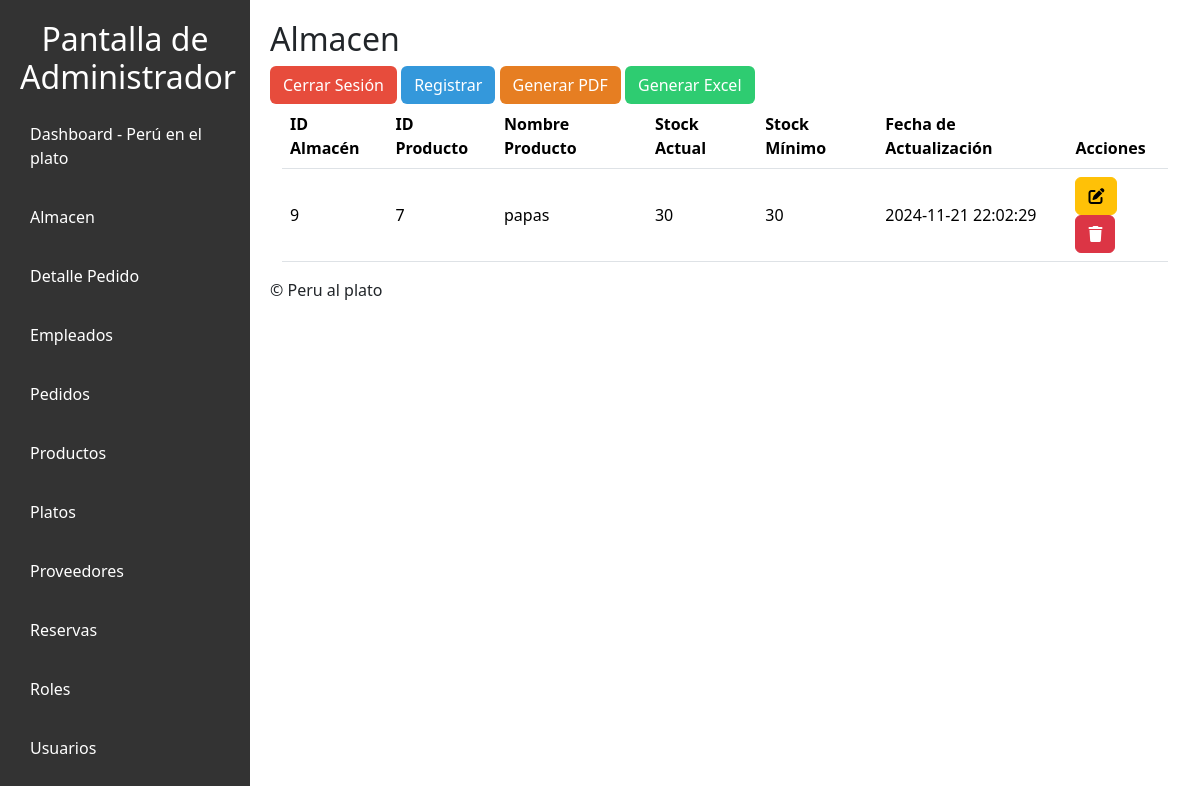
Page /vista/almacen.php on the earlier database version.
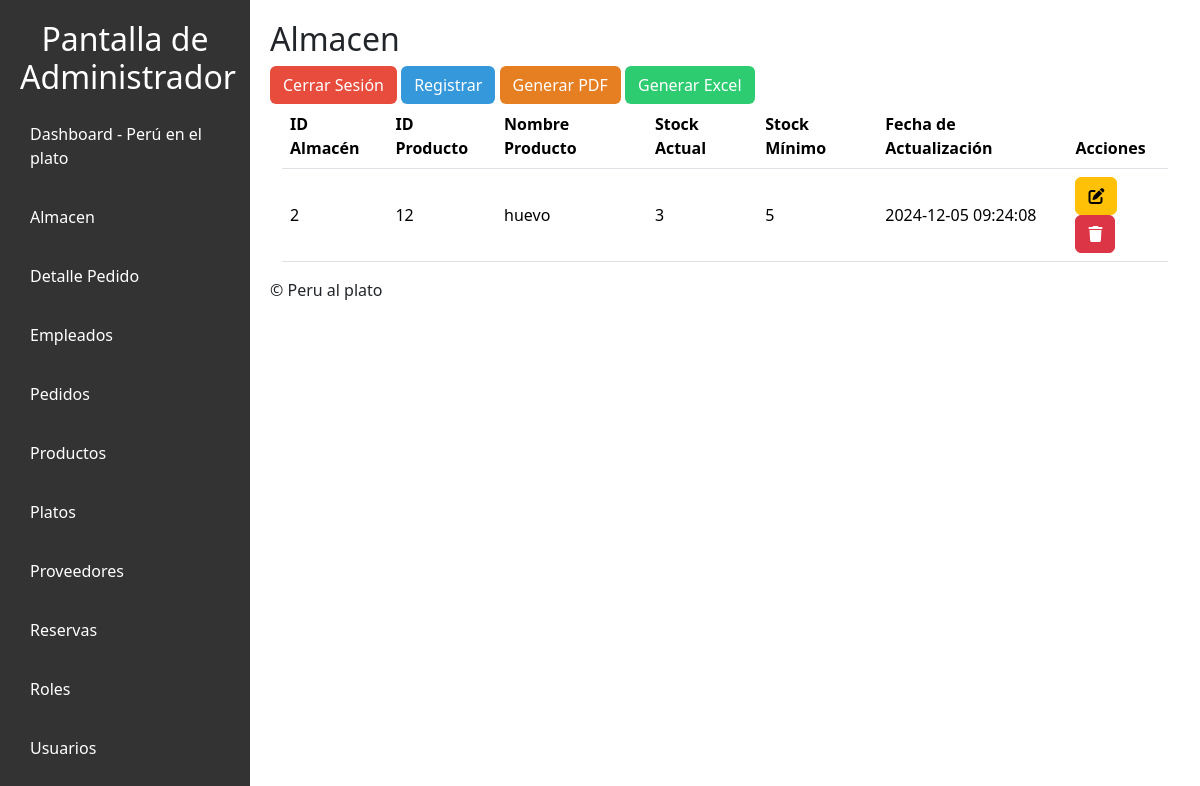
Same page on the later database version.
### tables this page shows
CREATE TABLE `almacen` (
  `id_almacen` int(11) NOT NULL,
  `id_producto` int(11) DEFAULT NULL,
  `stock_actual` int(11) NOT NULL,
  `stock_minimo` int(11) NOT NULL,
  `fecha_actualizacion` timestamp NOT NULL DEFAULT current_timestamp()
);

CREATE TABLE `productos` (
  `id_producto` int(11) NOT NULL,
  `nombre` varchar(255) NOT NULL,
  `descripcion` varchar(300) DEFAULT NULL,
  `costo` decimal(10,2) NOT NULL,
  `estado` tinyint(1) DEFAULT 1,
  `id_proveedor` int(11) DEFAULT NULL
);

### MODELO/almacen.php (called while the page is built, shortened)
<?php
class Almacen {
    private $conexion;
    public function __construct($conexion) {
        $this->conexion = $conexion;
    }
    public function obtenerInventario() {
        $sql = "SELECT a.*, p.nombre AS nombre_producto
                FROM almacen a
                JOIN productos p ON a.id_producto = p.id_producto";
        $resultado = $this->conexion->query($sql);
        return $resultado;
    }
}
?>

### vista/almacen.php (the view, shortened to what this page needs)
<?php
require_once "../config/conexion.php";
require_once "../modelo/almacen.php";
$almacenModelo = new Almacen($conexion);
$inventario = $almacenModelo->obtenerInventario();
?>
<!DOCTYPE html>
<html lang="en">
<head>
    <link rel="stylesheet" href="../public/styles/admi.css">
    <link rel="stylesheet" href="../public/styles/tablas.css">
    <link href="https://cdn.jsdelivr.net/npm/bootstrap@5.3.3/dist/css/bootstrap.min.css" rel="stylesheet">
</head>
<body>
    <nav class="sidebar">
        <h2>Pantalla de Administrador</h2>
        <ul>
            <li><a href="../vista/admin_dashboard.php">Dashboard - Perú en el plato</a></li>
            <li><a href="">Almacen</a></li>
            <li><a href="../vista/detalle_pedido.php">Detalle Pedido</a></li>
            <li><a href="../vista/empleados.php">Empleados</a></li>
            <li><a href="../vista/pedidos.php">Pedidos</a></li>
            <li><a href="../vista/productos.php">Productos</a></li>
            <li><a href="../vista/platos.php">Platos</a></li>
            <li><a href="../vista/proveedores.php">Proveedores</a></li>
            <li><a href="../vista/reservas.php">Reservas</a></li>
            <li><a href="../vista/roles.php">Roles</a></li>
            <li><a href="../vista/usuario.php">Usuarios</a></li>
        </ul>
    </nav>
    <div class="main-content">
        <h2>Almacen</h2>
        <a href="../controlador/logout.php" class="btn" style="background-color: #e74c3c; color: white;">Cerrar Sesión</a>
        <button type="button" class="btn" style="background-color: #3498db; color: white;" data-bs-toggle="modal" data-bs-target="#registroModal">Registrar</button>
        <button type="button" class="btn" style="background-color: #e67e22; color: white;" onclick="location.href='../controlador/CRUDalmacen.php?accion=generar_pdf'">Generar PDF</button>
        <button type="button" class="btn" style="background-color: #2ecc71; color: white;" onclick="location.href='../controlador/CRUDalmacen.php?accion=generar_excel'">Generar Excel</button>
        <div class="container-fluid">
            <table class="table">
                <thead class="bg-info">
                    <tr>
                        <th scope="col">ID Almacén</th>
                        <th scope="col">ID Producto</th>
                        <th scope="col">Nombre Producto</th>
                        <th scope="col">Stock Actual</th>
                        <th scope="col">Stock Mínimo</th>
                        <th scope="col">Fecha de Actualización</th>
                        <th scope="col">Acciones</th>
                    </tr>
                </thead>
                <tbody>
                    <?php
                    if ($inventario && $inventario->num_rows > 0):
                        while ($item = $inventario->fetch_object()):
                    ?>
                            <tr>
                                <td><?= $item->id_almacen ?></td>
                                <td><?= $item->id_producto ?></td>
                                <td><?= $item->nombre_producto ?></td>
                                <td><?= $item->stock_actual ?></td>
                                <td><?= $item->stock_minimo ?></td>
                                <td><?= $item->fecha_actualizacion ?></td>
                                <td>
                                    <a href="#" onclick="abrirModalModificar('<?= $item->id_almacen ?>', '<?= $item->id_producto ?>', '<?= $item->nombre_producto ?>', '<?= $item->stock_actual ?>', '<?= $item->stock_minimo ?>')" class="btn btn-small btn-warning">
                                        <i class="fa-solid fa-pen-to-square"></i>
                                    </a>
                                    <a onclick="return eliminarProductoDeAlmacen()" href="../controlador/CRUDalmacen.php?accion=eliminar&id=<?= $item->id_almacen ?>" class="btn btn-small btn-danger">
                                        <i class="fa-solid fa-trash"></i>
                                    </a>
                                </td>
                            </tr>
                        <?php
                        endwhile;
                    endif;
                    ?>
                </tbody>
            </table>
        </div>
        <footer>
        <p>&copy; Peru al plato</p>
    </footer>
    </div>
</body>
</html>

Differences in the rows shown:
removed almacen: id_almacen "9", id_producto "7", id_producto.nombre "papas", stock_actual "30", stock_minimo "30", fecha_actualizacion "2024-11-21 22:02:29"
added almacen: id_almacen "2", id_producto "12", id_producto.nombre "huevo", stock_actual "3", stock_minimo "5", fecha_actualizacion "2024-12-05 09:24:08"
